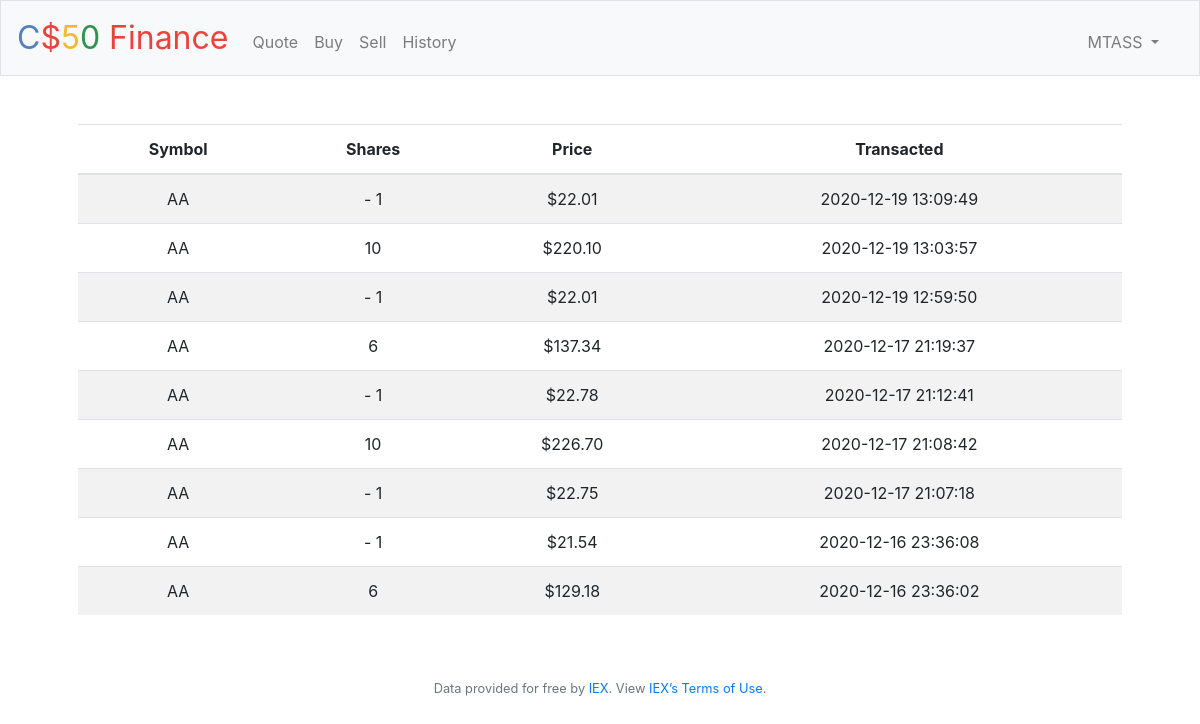
The app's page /history (signed in) with its own data.
### tables this page shows
CREATE TABLE share_histories (id INTEGER PRIMARY KEY AUTOINCREMENT NOT NULL, user_share_id INTEGER NOT NULL, type INTEGER NOT NULL, share INTEGER NOT NULL, price DOUBLE(10, 2), total_price DOUBLE(10,2), created_at DATETIME);

CREATE TABLE user_shares (id INTEGER PRIMARY KEY AUTOINCREMENT NOT NULL, user_id INTEGER NOT NULL, symbol VARCHAR(255) NOT NULL, name VARCHAR(255), share INTEGER NOT NULL, price DOUBLE(10, 2), total_price DOUBLE(10,2));

### application.py (the view)
@app.route("/history")
@login_required
def history():
    shares = db.execute("SELECT us.symbol as symbol, sh.type, sh.share, sh.total_price as total_price, sh.created_at as created_at FROM share_histories as sh JOIN user_shares as us WHERE us.id = sh.user_share_id AND us.user_id=:id Order By sh.created_at desc", id=session['user_id'])
    return render_template("history.html", shares = shares)

### application.py (called while the page is built)
@app.after_request
def after_request(response):
    response.headers["Cache-Control"] = "no-cache, no-store, must-revalidate"
    response.headers["Expires"] = 0
    response.headers["Pragma"] = "no-cache"
    return response

### helpers.py (called while the page is built)
def login_required(f):
    @wraps(f)
    def decorated_function(*args, **kwargs):
        if session.get("user_id") is None:
            return redirect("/login")
        return f(*args, **kwargs)
    return decorated_function

### templates/history.html (shortened to what this page needs)
{% extends('layout.html') %}
{% block main %}
    <table class="table table-striped">
        <thead>
            <tr>
                <th>Symbol</th>
                <th>Shares</th>
                <th>Price</th>
                <th>Transacted</th>
            </tr>
        </thead>
        <tbody>
            {% for share in shares %}
            <tr>
                <td> {{ share['symbol'] }} </td>
                <td>
                    {% if share['type'] == 2 %}
                        -
                    {% endif %}
                    {{ share['share'] }}
                </td>
                <td> ${{ "{0:.2f}".format(share['total_price']) }} </td>
                <td> {{ share['created_at'] }} </td>
            </tr>
            {% endfor %}
        </tbody>
    </table>
{% endblock %}

### records on screen
share_histories: symbol "AA", share "1", total_price "22.01", created_at "2020-12-19 13:09:49"
share_histories: symbol "AA", share "10", total_price "220.10", created_at "2020-12-19 13:03:57"
share_histories: symbol "AA", share "1", total_price "22.01", created_at "2020-12-19 12:59:50"
share_histories: symbol "AA", share "6", total_price "137.34", created_at "2020-12-17 21:19:37"
share_histories: symbol "AA", share "1", total_price "22.78", created_at "2020-12-17 21:12:41"
share_histories: symbol "AA", share "10", total_price "226.70", created_at "2020-12-17 21:08:42"
share_histories: symbol "AA", share "1", total_price "22.75", created_at "2020-12-17 21:07:18"
share_histories: symbol "AA", share "1", total_price "21.54", created_at "2020-12-16 23:36:08"
share_histories: symbol "AA", share "6", total_price "129.18", created_at "2020-12-16 23:36:02"

### other values on screen
{{ session['user_name'] }} "MTASS"
